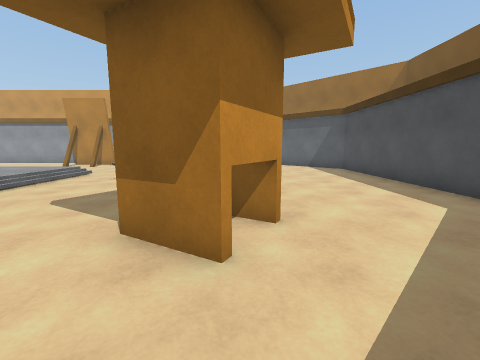
view 1 (above)

18 first-person views from a walk through a scene from a Unity 3-D project. The camera is 1.2 m above the floor, tilts 8° down and sees 90° across. The floor is counted in squares, 1 m on a side. Each view is taken from the middle of a square. On the plan, view 1 faces up. The plan holds only what a view shows up to about 12 squares ahead; the rest is blank. The place goes on beyond the plan. The player character is not drawn. Some surface patterns are stand-ins.

view 2
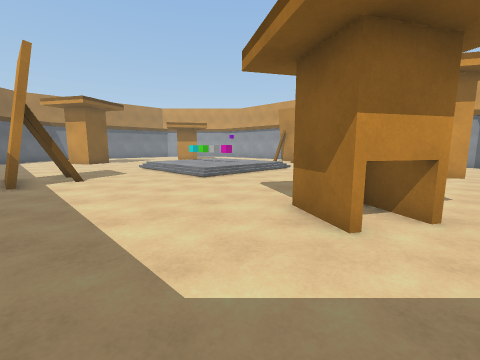

view 3
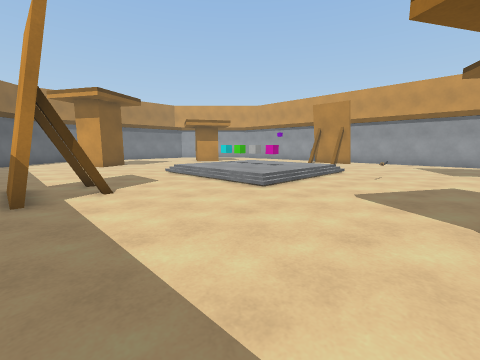

view 4
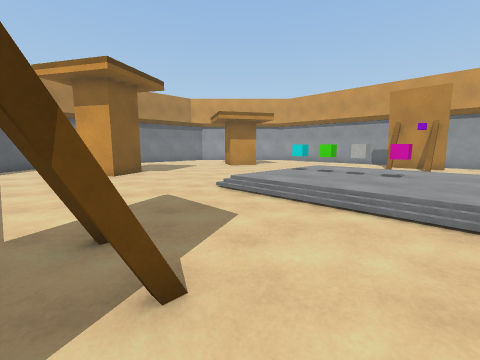

view 5
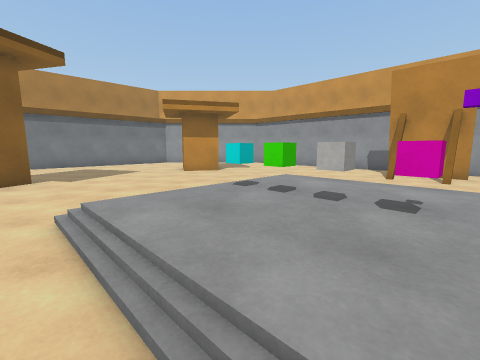

view 6
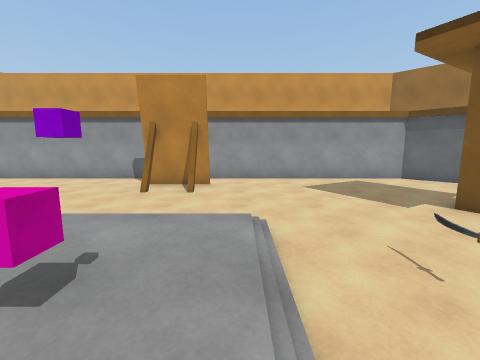

view 7
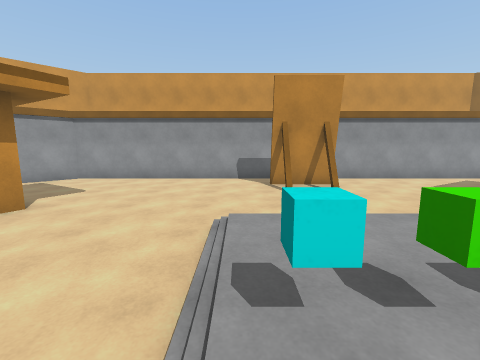

view 8
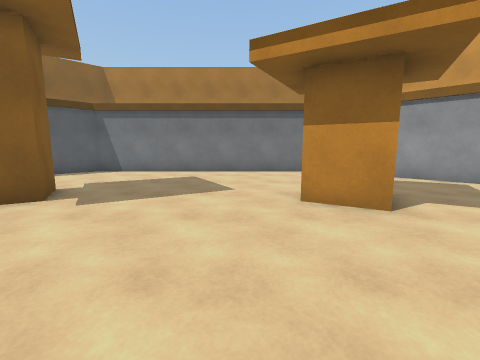

view 9
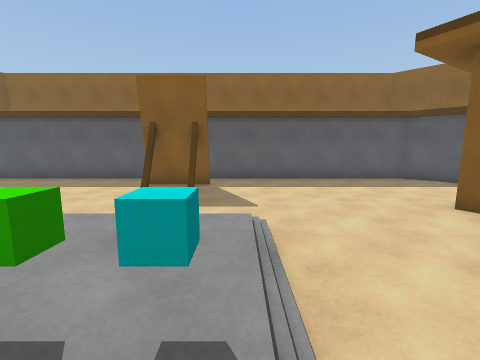

view 10
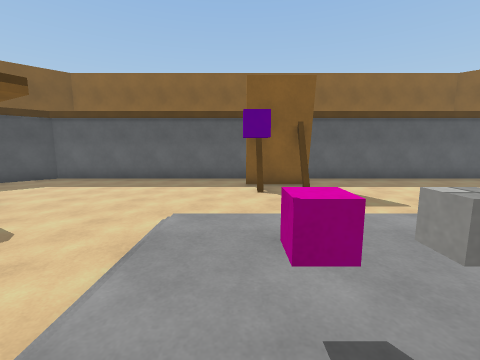

view 11
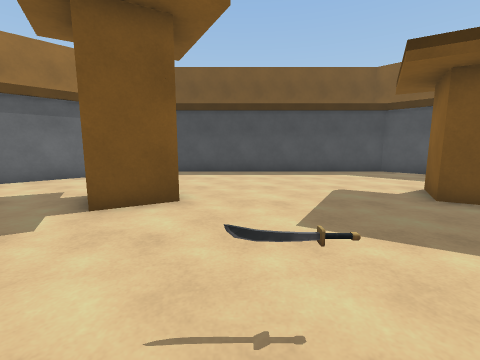

view 12
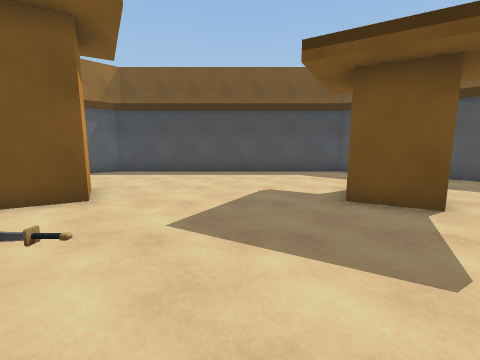

view 13
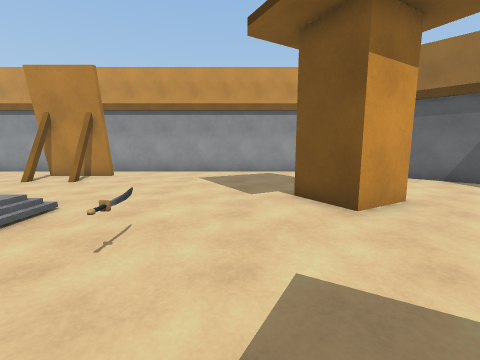

view 14
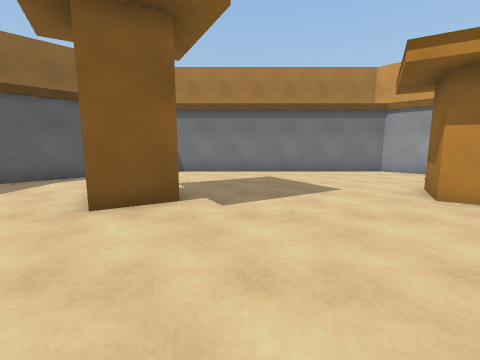

view 15
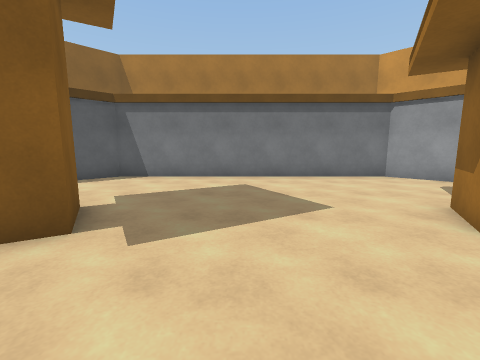

view 16
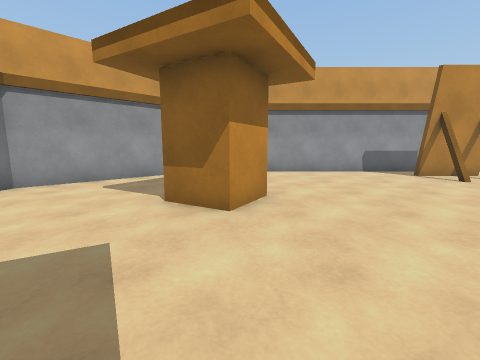

view 17
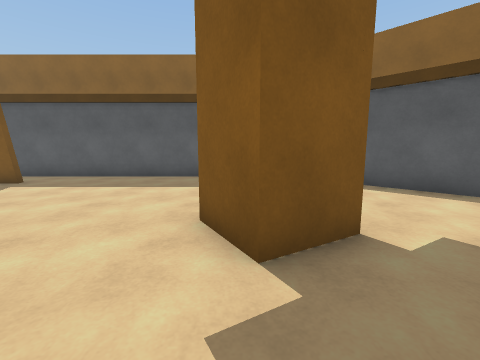

view 18
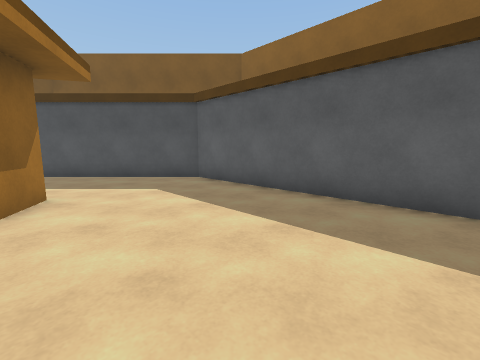

### Floor plan
Key: @ floor where view 1 was taken; # wall or solid block; . main floor; : floor 0.25 m higher than the main floor; = window, fence, low wall or low ledge; O other object.
Columns run from 25 left of view 1 to 6 right of it. Each row starts with its distance up from view 1.
 18      ######################
 17     ##....................##
 16    ##..........##..........##
 15   ##...........##...........##
 14  ##............==............##
 13 ##............................##
 12 #..... #................# .....#
 11 #.....##................##.....#
 10 #............::::::............#
  9 #............::::::..O.........#
  8 #............OOOOO:............#
  7 #............OOOO::............#
  6 #............::::::............#
  5 #............::::::............#
  4 #.....##................##.....#
  3 #.....##................##.....#
  2 ##............................##
  1  ##............==............##
  0   ##...........##........@..##
 -1    ##..........##..........##
 -2     ##....................##
 -3      ######################

Where each view was taken, in squares from view 1:
view 1: 0 up, 0 right, facing up
view 2: 1 down, 1 right, facing up-left
view 3: 1 down, 2 left, facing up-left
view 4: 0 up, 7 left, facing up-left
view 5: 4 up, 8 left, facing up-left
view 6: 6 up, 7 left, facing up
view 7: 6 up, 12 left, facing up
view 8: 9 up, 13 left, facing left
view 9: 9 up, 12 left, facing down
view 10: 9 up, 8 left, facing down
view 11: 9 up, 6 left, facing right
view 12: 7 up, 6 left, facing right
view 13: 6 up, 3 left, facing up
view 14: 6 up, 13 left, facing left
view 15: 7 up, 15 left, facing left
view 16: 6 up, 18 left, facing up
view 17: 7 up, 18 left, facing down
view 18: 3 up, 7 left, facing down-right
